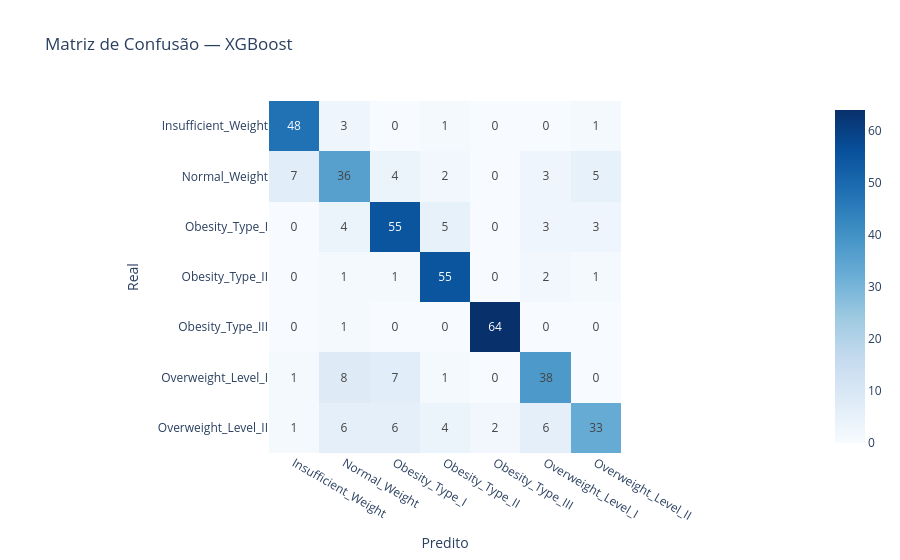

Notebook source saved alongside this figure:
### Code cell
cm = confusion_matrix(y_test, y_pred)
fig = px.imshow(cm, text_auto=True,
                x=list(le.classes_), y=list(le.classes_),
                title=f'Matriz de Confusão — {BEST_MODEL_NAME}',
                color_continuous_scale='Blues',
                labels={'x': 'Predito', 'y': 'Real'})
fig.show()

### Figure 1 — Plotly figure (JSON) as saved in the notebook; plotly's stock layout.template omitted (floating-point values rounded to 4 significant figures)
{"data": [{"coloraxis": "coloraxis", "hovertemplate": "Predito: %{x}<br>Real: %{y}<br>color: %{z}<extra></extra>", "name": "0", "texttemplate": "%{z}", "type": "heatmap", "x": ["Insufficient_Weight", "Normal_Weight", "Obesity_Type_I", "Obesity_Type_II", "Obesity_Type_III", "Overweight_Level_I", "Overweight_Level_II"], "xaxis": "x", "y": ["Insufficient_Weight", "Normal_Weight", "Obesity_Type_I", "Obesity_Type_II", "Obesity_Type_III", "Overweight_Level_I", "Overweight_Level_II"], "yaxis": "y", "z": [[48, 3, 0, 1, 0, 0, 1], [7, 36, 4, 2, 0, 3, 5], [0, 4, 55, 5, 0, 3, 3], [0, 1, 1, 55, 0, 2, 1], [0, 1, 0, 0, 64, 0, 0], [1, 8, 7, 1, 0, 38, 0], [1, 6, 6, 4, 2, 6, 33]]}], "layout": {"coloraxis": {"colorscale": [[0, "rgb(247,251,255)"], [0.125, "rgb(222,235,247)"], [0.25, "rgb(198,219,239)"], [0.375, "rgb(158,202,225)"], [0.5, "rgb(107,174,214)"], [0.625, "rgb(66,146,198)"], [0.75, "rgb(33,113,181)"], [0.875, "rgb(8,81,156)"], [1, "rgb(8,48,107)"]]}, "title": {"text": "Matriz de Confusão — XGBoost"}, "xaxis": {"anchor": "y", "constrain": "domain", "domain": [0, 1], "scaleanchor": "y", "title": {"text": "Predito"}}, "yaxis": {"anchor": "x", "autorange": "reversed", "constrain": "domain", "domain": [0, 1], "title": {"text": "Real"}}}}
